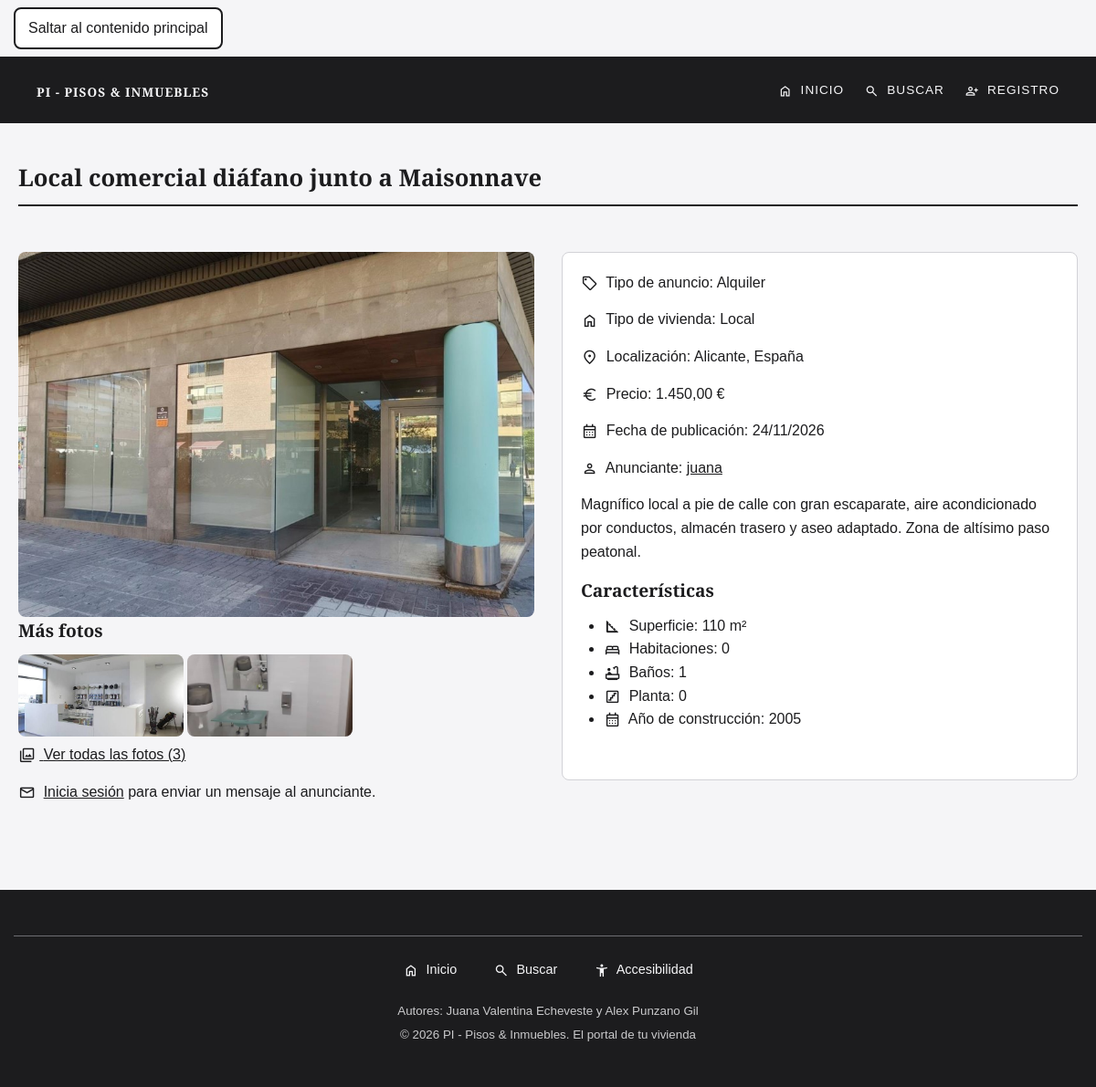
The page /anuncio.php?id=17 on the database its author committed.
### tables this page shows
CREATE TABLE `anuncios` (
  `IdAnuncio` int(11) NOT NULL,
  `TAnuncio` tinyint(4) NOT NULL,
  `TVivienda` tinyint(4) NOT NULL,
  `FPrincipal` varchar(255) DEFAULT NULL,
  `Alternativo` varchar(255) NOT NULL,
  `Titulo` varchar(150) NOT NULL,
  `Precio` decimal(10,2) NOT NULL,
  `Texto` text DEFAULT NULL,
  `Ciudad` varchar(100) DEFAULT NULL,
  `Pais` int(11) DEFAULT NULL,
  `Superficie` float DEFAULT NULL,
  `NHabitaciones` int(11) DEFAULT NULL,
  `NBanyos` int(11) DEFAULT NULL,
  `Planta` int(11) DEFAULT NULL,
  `Anyo` int(11) DEFAULT NULL,
  `FRegistro` timestamp NOT NULL DEFAULT current_timestamp(),
  `Usuario` int(11) NOT NULL
);

CREATE TABLE `tiposanuncios` (
  `IdTAnuncio` tinyint(4) NOT NULL,
  `NomTAnuncio` varchar(100) NOT NULL
);

CREATE TABLE `tiposviviendas` (
  `IdTVivienda` tinyint(4) NOT NULL,
  `NomTVivienda` varchar(100) NOT NULL
);

CREATE TABLE `paises` (
  `IdPais` int(11) NOT NULL,
  `NomPais` varchar(100) NOT NULL
);

CREATE TABLE `usuarios` (
  `IdUsuario` int(11) NOT NULL,
  `NomUsuario` varchar(15) NOT NULL,
  `Clave` varchar(255) NOT NULL,
  `Email` varchar(254) NOT NULL,
  `Sexo` tinyint(4) DEFAULT NULL,
  `FNacimiento` date DEFAULT NULL,
  `Ciudad` varchar(100) DEFAULT NULL,
  `Pais` int(11) DEFAULT NULL,
  `Foto` varchar(255) DEFAULT NULL,
  `FRegistro` timestamp NOT NULL DEFAULT current_timestamp(),
  `Estilo` int(11) DEFAULT NULL
);

### includes/repositorios/carga_anuncios.php (called while the page is built, shortened)
<?php
function buscarAnuncio(int $id): ?array
{
    try {
        $mysqli = conectar_DB();
        $sql = "SELECT a.IdAnuncio,
                       a.TAnuncio,
                       ta.NomTAnuncio AS tipo_anuncio,
                       a.TVivienda,
                       tv.NomTVivienda AS tipo_vivienda,
                       a.FPrincipal,
                       a.Alternativo,
                       a.Titulo,
                       a.Precio,
                       a.Texto,
                       a.Ciudad,
                       a.Pais AS id_pais,
                       p.NomPais AS pais,
                       a.Superficie,
                       a.NHabitaciones,
                       a.NBanyos,
                       a.Planta,
                       a.Anyo,
                       a.FRegistro,
                       a.Usuario AS id_usuario,
                       u.NomUsuario AS usuario
                FROM Anuncios a
                INNER JOIN TiposAnuncios ta ON a.TAnuncio = ta.IdTAnuncio
                INNER JOIN TiposViviendas tv ON a.TVivienda = tv.IdTVivienda
                INNER JOIN Paises p ON a.Pais = p.IdPais
                INNER JOIN Usuarios u ON a.Usuario = u.IdUsuario
                WHERE a.IdAnuncio = ?
                LIMIT 1";
        $stmt = $mysqli->prepare($sql);
        $stmt->bind_param('i', $id);
        $stmt->execute();
        $resultado = $stmt->get_result();
        $fila = $resultado->fetch_assoc();
        $sqlFotos = "SELECT IdFoto, Titulo, Foto, Alternativo
                     FROM Fotos
                     WHERE Anuncio = ?
                     ORDER BY IdFoto ASC";
        $stmtFotos = $mysqli->prepare($sqlFotos);
        $stmtFotos->bind_param('i', $id);
        $stmtFotos->execute();
        $resFotos = $stmtFotos->get_result();
        $miniaturas = [];
        $fotosDetalle = [];
        while ($f = $resFotos->fetch_assoc()) {
            $miniaturas[] = $f['Foto'];
            $fotosDetalle[] = [
                'id'          => (int)$f['IdFoto'],
                'titulo'      => $f['Titulo'],
                'ruta'        => $f['Foto'],
                'alternativo' => $f['Alternativo'],
            ];
        }
        return [
            'id'               => (int)$fila['IdAnuncio'],
            'id_tanuncio'      => (int)$fila['TAnuncio'],
            'tipo_anuncio'     => $fila['tipo_anuncio'],
            'id_tvivienda'     => (int)$fila['TVivienda'],
            'tipo_vivienda'    => $fila['tipo_vivienda'],
            'foto_principal'   => $fila['FPrincipal'],
            'alternativo'      => $fila['Alternativo'],
            'titulo'           => $fila['Titulo'],
            'precio'           => (float)$fila['Precio'],
            'descripcion'      => $fila['Texto'],
            'ciudad'           => $fila['Ciudad'],
            'provincia'        => '',
            'id_pais'          => (int)$fila['id_pais'],
            'pais'             => $fila['pais'],
            'fecha'            => $fila['FRegistro'],
            'id_usuario'       => (int)$fila['id_usuario'],
            'usuario'          => $fila['usuario'],
            'fotos_miniaturas' => $miniaturas,
            'fotos'            => $fotosDetalle,
            'caracteristicas'  => [
                'superficie'       => $fila['Superficie'] !== null ? (int)$fila['Superficie'] : 0,
                'habitaciones'     => $fila['NHabitaciones'] !== null ? (int)$fila['NHabitaciones'] : 0,
                'banos'            => $fila['NBanyos'] !== null ? (int)$fila['NBanyos'] : 0,
                'planta'           => $fila['Planta'] !== null ? (string)$fila['Planta'] : '',
                'ano_construccion' => $fila['Anyo'] !== null ? (int)$fila['Anyo'] : 0,
            ],
        ];
    } catch (Throwable $e) {
        error_log('Error en buscarAnuncio: ' . $e->getMessage());
        return null;
    } finally {
        if (isset($mysqli) && $mysqli instanceof mysqli) {
            $mysqli->close();
        }
    }
}

### includes/lib/html.php (called while the page is built, shortened)
<?php
function e($texto): string
{
    return htmlspecialchars((string)$texto, ENT_QUOTES | ENT_SUBSTITUTE, 'UTF-8');
}
function euros($cantidad): string
{
    return number_format((float)$cantidad, 2, ',', '.') . ' €';
}

### includes/lib/url.php (called while the page is built, shortened)
<?php
function urlPrivada(string $pagina, array $params = []): string
{
    unset($params['usuario']);
    return $pagina . (!empty($params)
        ? '?' . http_build_query($params)
        : '');
}

### includes/layout/ficha_anuncio.php (the view)
<?php
$car     = $anuncio['caracteristicas'] ?? [];
$fecha   = $anuncio['fecha'] ?? '';
$fechaOk = $fecha !== '' ? date('d/m/Y', strtotime($fecha)) : '';
$totalFotos = (!empty($anuncio['foto_principal']) ? 1 : 0) + count($anuncio['fotos_miniaturas'] ?? []);
?>
<article>
    <h2><?= e($anuncio['titulo']); ?></h2>
    <section class="fotos">
        <img src="<?= e($anuncio['foto_principal']); ?>"
            alt="<?= e(!empty($anuncio['alternativo']) ? $anuncio['alternativo'] : 'Foto principal de ' . $anuncio['titulo']); ?>"
            width="600"
            height="400">
        <h3>Más fotos</h3>
      <?php foreach (($anuncio['fotos_miniaturas'] ?? []) as $foto): ?>
            <img class="miniatura" src="<?= e($foto); ?>"
                alt="Miniatura de <?= e($anuncio['titulo']); ?>"
                width="120"
                height="80">
        <?php endforeach; ?>
        <p>
            <a href="<?= e(urlPrivada('ver_fotos.php', ['id' => $idAnuncio])); ?>">
                <span class="material-symbols-outlined" aria-hidden="true">photo_library</span>
                Ver todas las fotos (<?= (int)$totalFotos; ?>)
            </a>
        </p>
    </section>
    <section class="conBorde">
        <p>
            <span class="material-symbols-outlined" aria-hidden="true">sell</span>
            Tipo de anuncio: <?= e($anuncio['tipo_anuncio']); ?>
        </p>
        <p>
            <span class="material-symbols-outlined" aria-hidden="true">home</span>
            Tipo de vivienda: <?= e($anuncio['tipo_vivienda']); ?>
        </p>
        <p>
            <span class="material-symbols-outlined" aria-hidden="true">location_on</span>
            Localización: <?= e($anuncio['ciudad']); ?><?= !empty($anuncio['provincia']) ? ', ' . e($anuncio['provincia']) : ''; ?>, <?= e($anuncio['pais']); ?>
        </p>
        <p>
            <span class="material-symbols-outlined" aria-hidden="true">euro</span>
            Precio: <?= euros($anuncio['precio']); ?>
        </p>
        <p>
            <span class="material-symbols-outlined" aria-hidden="true">calendar_month</span>
            Fecha de publicación: <?= e($fechaOk); ?>
        </p>
        <p>
            <span class="material-symbols-outlined" aria-hidden="true">person</span>
            Anunciante:
            <a href="perfil_usuario.php?id=<?= (int)$anuncio['id_usuario']; ?>">
                <?= e($anuncio['usuario'] ?? ''); ?>
            </a>
        </p>
        <p><?= e($anuncio['descripcion']); ?></p>
        <h3>Características</h3>
        <ul>
            <li>
                <span class="material-symbols-outlined" aria-hidden="true">square_foot</span>
                Superficie: <?= (int)($car['superficie'] ?? 0); ?> m²
            </li>
            <li>
                <span class="material-symbols-outlined" aria-hidden="true">bed</span>
                Habitaciones: <?= (int)($car['habitaciones'] ?? 0); ?>
            </li>
            <li>
                <span class="material-symbols-outlined" aria-hidden="true">bathtub</span>
                Baños: <?= (int)($car['banos'] ?? 0); ?>
            </li>
            <li>
                <span class="material-symbols-outlined" aria-hidden="true">stairs</span>
                Planta: <?= e($car['planta'] ?? ''); ?>
            </li>
            <li>
                <span class="material-symbols-outlined" aria-hidden="true">calendar_month</span>
                Año de construcción: <?= (int)($car['ano_construccion'] ?? 0); ?>
            </li>
        </ul>
    </section>
</article>

### css/noche.css (style rules this page uses)
:root { color-scheme: dark; --color-principal: #e4e4e7; --color-suave: #a1a1aa; --color-fondo: #121214; --color-blanco: #1e1e22; --color-borde: #3a3a40; --color-foco: #8ab4ff; --color-error: #ff8a8a; }

### css/contraste.css (style rules this page uses)
:root { --color-principal: #000000; --color-suave: #303034; --color-fondo: #ffffff; --color-blanco: #ffffff; --color-borde: #000000; --color-foco: #0033cc; }
header a, footer a, main a, .card h3 a { text-decoration: underline; }
.card, .conBorde, fieldset { border-width: 2px; }

### css/letra-grande.css (style rules this page uses)
html { font-size: 125%; }
body { font-size: 1rem; line-height: 1.8; font-family: 'Inter', Arial, sans-serif; }
h1, h2, h3, caption { font-family: 'Playfair Display', Georgia, serif; }
p { margin-bottom: 1.2rem; }
main p, main li { max-width: 70ch; }

### css/impresion.css (style rules this page uses)
body { background-color: #ffffff; color: black; font-family: Georgia, "Times New Roman", serif; font-size: 12pt; line-height: 1.4; }
header nav, footer nav, footer hr, .enlace-saltar, form, #boton_costes, #acceso, #busqueda-rapida, span.material-symbols-outlined, input[type = "color"], .fotos h3, .fotos .miniatura { display: none; }
h1, h2, h3 { font-family: Georgia, "Times New Roman", serif; color: #000000; break-after: avoid; page-break-after: avoid; }
h2 { font-size: 16pt; border-bottom: 1pt solid #000000; margin-bottom: 0.4cm; }
h3 { font-size: 13pt; margin-bottom: 0.2cm; }
p, li { orphans: 3; widows: 3; }
p { margin-bottom: 0.3cm; }
ul { padding-left: 1cm; }
a { color: #003399; text-decoration: underline; }
main a[href]:not([href^="#"])::after { content: " (" attr(href) ")"; font-size: 10pt; color: #000000; }
img { max-width: 100%; height: auto; }
.fotos img { display: block; width: 12cm; margin-bottom: 0.5cm; }
.conBorde { border: 1pt solid #000000; padding: 0.4cm; }

### css/variables.css (style rules this page uses)
:root { --color-principal: #1c1c1e; --color-suave: #6e6e73; --color-fondo: #f5f5f7; --color-blanco: #ffffff; --color-borde: #d2d2d7; --color-foco: #2f6fed; --color-error: #b00200; --fuente-titulos: 'Playfair Display', Georgia, serif; --fuente-texto: 'Inter', Arial, sans-serif; --radio: 8px; }

### css/base.css (style rules this page uses)
* { margin: 0; padding: 0; box-sizing: border-box; }
body { background: var(--color-fondo); color: var(--color-principal); font-size: 1rem; line-height: 1.6; font-family: Arial, sans-serif; }
h1, h2, h3 { font-family: var(--fuente-titulos); }
h2 { font-size: 1.6rem; margin-bottom: 20px; }
h3 { font-size: 1.2rem; margin-bottom: 10px; }
p { margin-bottom: 15px; }
main ul { margin-bottom: 15px; padding-left: 25px; }
a { color: var(--color-principal); }
img { max-width: 100%; height: auto; }
span.material-symbols-outlined { font-size: 1.2em; vertical-align: middle; margin-right: 4px; }

### css/layout.css (style rules this page uses)
main h2 { border-bottom: 2px solid var(--color-principal); padding-bottom: 8px; }
section { margin-bottom: 40px; }
.fotos img { display: block; width: 100%; max-height: 400px; object-fit: cover; border-radius: var(--radio); }
.fotos .miniatura { display: inline-block; width: 32%; height: 90px; }
.conBorde { background: var(--color-blanco); border: 1px solid var(--color-borde); border-radius: var(--radio); padding: 20px; }

### css/responsive.css (style rules this page uses)
@media (min-width: 900px) { article { display: grid; grid-template-columns: 1fr 1fr; gap: 30px; } }
@media (min-width: 900px) { article h2, article form { grid-column: 1 / 3; } }
@media (min-width: 900px) { article section { margin-bottom: 0; } }

### rows shown on the page
anuncios: Titulo "Local comercial diáfano junto a Maisonnave", FPrincipal (picture), FPrincipal "3", TAnuncio.NomTAnuncio "Alquiler", TVivienda.NomTVivienda "Local", Ciudad "Alicante", Pais.NomPais "España", Precio "1.450,00 €", FRegistro "24/11/2026", Usuario.NomUsuario "juana", Texto "Magnífico local a pie de calle con gran escaparate, aire acondicionado por conductos, almacén trasero y aseo adaptado. Zona de altísimo paso peatonal.", Superficie "110", Planta "0", Anyo "2005"

### other values the page prints
$car['habitaciones'] "0"
$car['banos'] "1"
